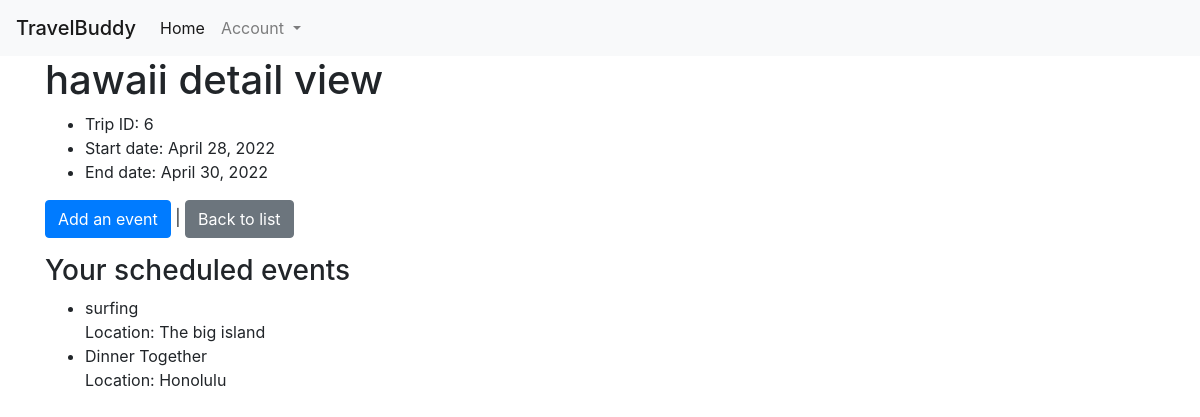
Screenshot of /trips/6 with the database file from the repository.
### home/models.py (models this page shows)
class Trip(models.Model):
    name = models.CharField(max_length=200,
                            validators=[MinLengthValidator(3, "Trip title must be longer than 3 characters")]
                            )
    start_date = models.DateField(validators=[date_validator])
    end_date = models.DateField(validators=[date_validator])
    owner = models.ForeignKey(settings.AUTH_USER_MODEL, on_delete=models.CASCADE)
    def __str__(self):
        return self.name

class Event(models.Model):
    name = models.CharField(max_length=200,
                            validators=[MinLengthValidator(3, "Event title must be longer than 3 characters")]
                            )
    location= models.CharField(max_length=200, null=True)
    cost= models.DecimalField( max_digits=4 , decimal_places=2, default = 0)
    start_date = models.DateField(validators=[date_validator], null=True)
    end_date = models.DateField(validators=[date_validator], null=True)
    confirmed = models.BooleanField(default=False)
    trip = models.ForeignKey(Trip, on_delete=models.CASCADE, null=True)
    def __str__(self):
        return self.name

### home/views.py (the view)
# urls.py: path('trips/<int:pk>', views.TripDetailView.as_view() , name='trip_detail'),
class TripDetailView(OwnerDetailView):
    model = Trip
    template_name = "home/trip_detail.html"
    def get(self, request, pk):
        t = Trip.objects.get(id=pk)
        events = Event.objects.filter(trip = t)
        ctx = {'trip': t, 'events':events, 'ct': 0}
        return render(request, self.template_name, ctx)

### home/templates/home/trip_detail.html (shortened to what this page needs)
{% extends "base_bootstrap.html" %}
{% block content %}
<h1> {{ trip }} detail view </h1>
<ul>
    <li> Trip ID: {{ trip.id }}  </li>
    <li> Start date: {{ trip.start_date }} </li>
    <li> End date: {{ trip.end_date }} </li>
</ul>
<a href="{% url 'home:event_create' trip.id %}" class="btn btn-primary">Add an event</a> |
<a href="{% url 'home:trip_list' %}" class="btn btn-secondary">Back to list</a>
<h3> Your scheduled events </h3>
{% if events %}
<ul>
    {% for event in events %}
    <li>{{event}} <br> Location: {{ event.location }}</li>
    {% endfor %}
</ul>
{% else %}
<p> --Currently no events confirmed for your trip-- </p>
{% endif %}
{% endblock %}

### rows the page displays
Trip: name "hawaii", id "6", start_date "April 28, 2022", end_date "April 30, 2022"
Event: name "surfing", location "The big island"
Event: name "Dinner Together", location "Honolulu"
